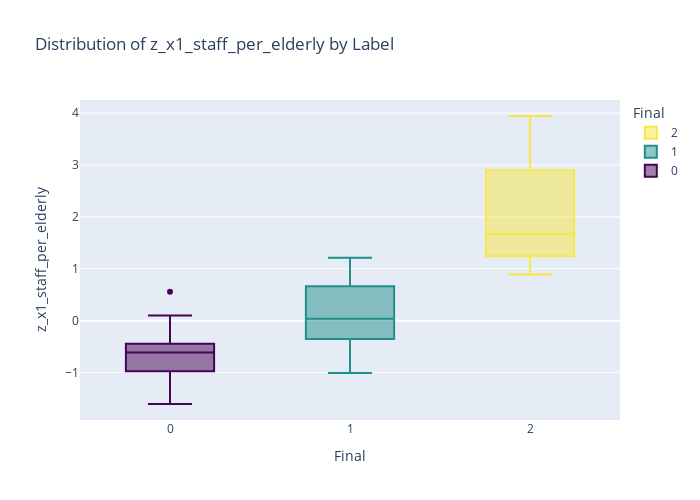
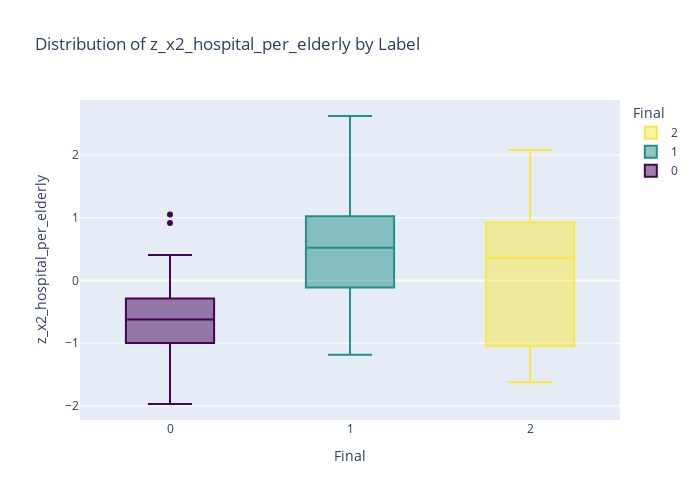
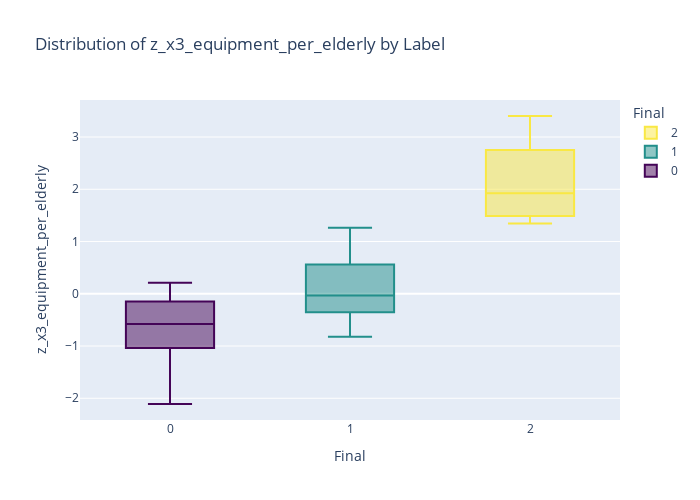
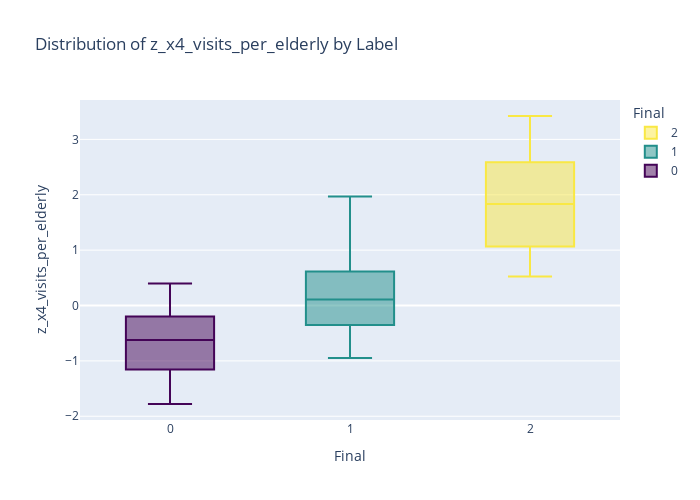

Write notebook code for charts like these, in order.
### Code cell
for f in features:
    fig = px.box(
        df_labeling,
        x="Final",
        y=f,
        color="Final",
        color_discrete_map=color_map,
        title=f"Distribution of {f} by Label"
    )
    fig.update_layout(height=500, width=700)
    fig.show()

### Figure 1 — Plotly figure (JSON) as saved in the notebook; plotly's stock layout.template omitted (floating-point values rounded to 4 significant figures)
{"data": [{"alignmentgroup": "True", "hovertemplate": "Final=%{x}<br>z_x1_staff_per_elderly=%{y}<extra></extra>", "legendgroup": "2", "marker": {"color": "#f9e844"}, "name": "2", "notched": false, "offsetgroup": "2", "orientation": "v", "showlegend": true, "type": "box", "x": [2, 2, 2, 2, 2, 2, 2, 2], "x0": " ", "xaxis": "x", "y": [3.945, 2.25, 1.82, 3.547, 1.532, 0.8909, 1.117, 1.37], "y0": " ", "yaxis": "y"}, {"alignmentgroup": "True", "hovertemplate": "Final=%{x}<br>z_x1_staff_per_elderly=%{y}<extra></extra>", "legendgroup": "1", "marker": {"color": "#228f8b"}, "name": "1", "notched": false, "offsetgroup": "1", "orientation": "v", "showlegend": true, "type": "box", "x": [1, 1, 1, 1, 1, 1, 1, 1, 1, 1, 1, 1, 1, 1, 1, 1, 1, 1, 1, 1, 1, 1, 1, 1, 1, 1, 1, 1, 1, 1, 1, 1, 1, 1, 1, 1, 1], "x0": " ", "xaxis": "x", "y": [0.5959, -0.6882, 0.9459, 0.0938, -0.08369, -1.01, 0.7918, -0.5706, 0.7463, 0.8296, 0.7307, 0.4465, -0.6845, 0.03828, 0.7386, -0.1267, -0.4851, 0.6397, 0.2647, 0.3985, -0.03314, 1.193, 1.214, 0.2971, 0.164, -0.5411, -0.2218, -0.3198, -0.347, -0.08747, -0.3893, 0.9375, 0.1929, -0.3642, -0.236, -0.1034, -0.3682], "y0": " ", "yaxis": "y"}, {"alignmentgroup": "True", "hovertemplate": "Final=%{x}<br>z_x1_staff_per_elderly=%{y}<extra></extra>", "legendgroup": "0", "marker": {"color": "#440457"}, "name": "0", "notched": false, "offsetgroup": "0", "orientation": "v", "showlegend": true, "type": "box", "x": [0, 0, 0, 0, 0, 0, 0, 0, 0, 0, 0, 0, 0, 0, 0, 0, 0, 0, 0, 0, 0, 0, 0, 0, 0, 0, 0, 0, 0, 0, 0, 0], "x0": " ", "xaxis": "x", "y": [-0.8409, -1.606, -0.5292, -0.4776, -0.518, -0.2788, -1.165, 0.1016, -0.459, -0.5569, -0.6798, -0.9705, 0.09447, -0.6383, -1.482, -0.4375, -1.171, -0.9749, -0.5453, -0.6532, -0.7218, 0.5553, -1.268, 0.007116, -0.4541, -0.2941, -1.399, -0.642, -0.5981, -0.6306, -1.556, -0.2824], "y0": " ", "yaxis": "y"}], "layout": {"boxmode": "overlay", "height": 500, "legend": {"title": {"text": "Final"}, "tracegroupgap": 0}, "title": {"text": "Distribution of z_x1_staff_per_elderly by Label"}, "width": 700, "xaxis": {"anchor": "y", "categoryarray": [2, 1, 0], "categoryorder": "array", "domain": [0, 1], "title": {"text": "Final"}}, "yaxis": {"anchor": "x", "domain": [0, 1], "title": {"text": "z_x1_staff_per_elderly"}}}}

### Figure 2 — Plotly figure (JSON) as saved in the notebook; plotly's stock layout.template omitted (floating-point values rounded to 4 significant figures)
{"data": [{"alignmentgroup": "True", "hovertemplate": "Final=%{x}<br>z_x2_hospital_per_elderly=%{y}<extra></extra>", "legendgroup": "2", "marker": {"color": "#f9e844"}, "name": "2", "notched": false, "offsetgroup": "2", "orientation": "v", "showlegend": true, "type": "box", "x": [2, 2, 2, 2, 2, 2, 2, 2], "x0": " ", "xaxis": "x", "y": [-1.609, 0.8744, -0.4748, 0.458, 2.081, -1.62, 0.9743, 0.2645], "y0": " ", "yaxis": "y"}, {"alignmentgroup": "True", "hovertemplate": "Final=%{x}<br>z_x2_hospital_per_elderly=%{y}<extra></extra>", "legendgroup": "1", "marker": {"color": "#228f8b"}, "name": "1", "notched": false, "offsetgroup": "1", "orientation": "v", "showlegend": true, "type": "box", "x": [1, 1, 1, 1, 1, 1, 1, 1, 1, 1, 1, 1, 1, 1, 1, 1, 1, 1, 1, 1, 1, 1, 1, 1, 1, 1, 1, 1, 1, 1, 1, 1, 1, 1, 1, 1, 1], "x0": " ", "xaxis": "x", "y": [1.437, 1.076, -0.328, -0.8874, 0.01813, 0.8768, 0.04841, 0.2216, -0.5835, 0.656, 0.5219, -0.8911, 0.5607, 0.8784, -1.183, -0.12, -0.1055, 0.5537, 2.33, 1.008, 1.879, -0.8934, 0.706, 0.05955, -1.158, 2.621, 0.1754, 1.841, 0.9276, 1.41, 0.5784, -0.1594, 0.4383, 1.369, -0.002979, 1.901, -0.1064], "y0": " ", "yaxis": "y"}, {"alignmentgroup": "True", "hovertemplate": "Final=%{x}<br>z_x2_hospital_per_elderly=%{y}<extra></extra>", "legendgroup": "0", "marker": {"color": "#440457"}, "name": "0", "notched": false, "offsetgroup": "0", "orientation": "v", "showlegend": true, "type": "box", "x": [0, 0, 0, 0, 0, 0, 0, 0, 0, 0, 0, 0, 0, 0, 0, 0, 0, 0, 0, 0, 0, 0, 0, 0, 0, 0, 0, 0, 0, 0, 0, 0], "x0": " ", "xaxis": "x", "y": [-1.18, -0.8271, -0.5599, -1.059, -0.4335, -0.09384, -0.5691, -1.475, -1.244, -0.8094, -0.4272, -0.5037, -0.6264, 0.07619, 0.1733, 1.05, -1.061, -1.022, 0.9161, -0.9707, -0.7698, 0.01873, -1.968, 0.4058, -0.591, -0.9314, -0.6173, -1.36, -0.5105, -0.6311, -0.8722, -0.1492], "y0": " ", "yaxis": "y"}], "layout": {"boxmode": "overlay", "height": 500, "legend": {"title": {"text": "Final"}, "tracegroupgap": 0}, "title": {"text": "Distribution of z_x2_hospital_per_elderly by Label"}, "width": 700, "xaxis": {"anchor": "y", "categoryarray": [2, 1, 0], "categoryorder": "array", "domain": [0, 1], "title": {"text": "Final"}}, "yaxis": {"anchor": "x", "domain": [0, 1], "title": {"text": "z_x2_hospital_per_elderly"}}}}

### Figure 3 — Plotly figure (JSON) as saved in the notebook; plotly's stock layout.template omitted (floating-point values rounded to 4 significant figures)
{"data": [{"alignmentgroup": "True", "hovertemplate": "Final=%{x}<br>z_x3_equipment_per_elderly=%{y}<extra></extra>", "legendgroup": "2", "marker": {"color": "#f9e844"}, "name": "2", "notched": false, "offsetgroup": "2", "orientation": "v", "showlegend": true, "type": "box", "x": [2, 2, 2, 2, 2, 2, 2, 2], "x0": " ", "xaxis": "x", "y": [3.218, 2.285, 2.052, 3.403, 1.344, 1.793, 1.523, 1.453], "y0": " ", "yaxis": "y"}, {"alignmentgroup": "True", "hovertemplate": "Final=%{x}<br>z_x3_equipment_per_elderly=%{y}<extra></extra>", "legendgroup": "1", "marker": {"color": "#228f8b"}, "name": "1", "notched": false, "offsetgroup": "1", "orientation": "v", "showlegend": true, "type": "box", "x": [1, 1, 1, 1, 1, 1, 1, 1, 1, 1, 1, 1, 1, 1, 1, 1, 1, 1, 1, 1, 1, 1, 1, 1, 1, 1, 1, 1, 1, 1, 1, 1, 1, 1, 1, 1, 1], "x0": " ", "xaxis": "x", "y": [0.8179, -0.6037, 0.5492, 0.4294, -0.3716, -0.5031, 1.265, -0.6947, 1.093, 0.6147, 1.117, 0.383, -0.4951, 0.5116, 0.3449, -0.2403, -0.3465, -0.3863, -0.2608, -0.02001, -0.3307, 0.8791, 0.5118, 0.5393, 0.6668, -0.4716, -0.8219, -0.03271, -0.1579, 0.1429, -0.1951, 0.5989, 0.6055, -0.3139, -0.1429, -0.7545, -0.1917], "y0": " ", "yaxis": "y"}, {"alignmentgroup": "True", "hovertemplate": "Final=%{x}<br>z_x3_equipment_per_elderly=%{y}<extra></extra>", "legendgroup": "0", "marker": {"color": "#440457"}, "name": "0", "notched": false, "offsetgroup": "0", "orientation": "v", "showlegend": true, "type": "box", "x": [0, 0, 0, 0, 0, 0, 0, 0, 0, 0, 0, 0, 0, 0, 0, 0, 0, 0, 0, 0, 0, 0, 0, 0, 0, 0, 0, 0, 0, 0, 0, 0], "x0": " ", "xaxis": "x", "y": [-0.5037, -2.11, -0.3569, -0.3532, -0.7511, -0.569, -1.0, 0.1045, 0.2129, -0.6618, -0.59, -1.192, -0.1611, -0.846, -1.617, -0.7766, -1.293, -1.073, -0.7608, -1.107, -0.2153, -0.0862, -0.7299, -0.07005, -0.06457, -0.06935, -1.548, -0.4281, -0.1356, -0.1322, -1.712, -0.208], "y0": " ", "yaxis": "y"}], "layout": {"boxmode": "overlay", "height": 500, "legend": {"title": {"text": "Final"}, "tracegroupgap": 0}, "title": {"text": "Distribution of z_x3_equipment_per_elderly by Label"}, "width": 700, "xaxis": {"anchor": "y", "categoryarray": [2, 1, 0], "categoryorder": "array", "domain": [0, 1], "title": {"text": "Final"}}, "yaxis": {"anchor": "x", "domain": [0, 1], "title": {"text": "z_x3_equipment_per_elderly"}}}}

### Figure 4 — Plotly figure (JSON) as saved in the notebook; plotly's stock layout.template omitted (floating-point values rounded to 4 significant figures)
{"data": [{"alignmentgroup": "True", "hovertemplate": "Final=%{x}<br>z_x4_visits_per_elderly=%{y}<extra></extra>", "legendgroup": "2", "marker": {"color": "#f9e844"}, "name": "2", "notched": false, "offsetgroup": "2", "orientation": "v", "showlegend": true, "type": "box", "x": [2, 2, 2, 2, 2, 2, 2, 2], "x0": " ", "xaxis": "x", "y": [2.064, 2.279, 1.332, 3.422, 0.5242, 2.898, 0.8029, 1.602], "y0": " ", "yaxis": "y"}, {"alignmentgroup": "True", "hovertemplate": "Final=%{x}<br>z_x4_visits_per_elderly=%{y}<extra></extra>", "legendgroup": "1", "marker": {"color": "#228f8b"}, "name": "1", "notched": false, "offsetgroup": "1", "orientation": "v", "showlegend": true, "type": "box", "x": [1, 1, 1, 1, 1, 1, 1, 1, 1, 1, 1, 1, 1, 1, 1, 1, 1, 1, 1, 1, 1, 1, 1, 1, 1, 1, 1, 1, 1, 1, 1, 1, 1, 1, 1, 1, 1], "x0": " ", "xaxis": "x", "y": [0.9973, -0.3566, 1.044, 0.3751, -0.2956, -0.947, 1.969, -0.872, 0.8577, 0.6511, 0.8453, -0.3194, -0.5915, 0.5273, -0.4754, 0.1091, -0.1088, 0.1997, 0.09823, 0.1633, -0.3519, 1.061, 1.208, 0.5996, 0.5549, -0.5797, -0.5365, -0.6923, 0.1995, 0.3132, 0.2636, 1.024, 0.05352, -0.009041, 0.04181, -0.5108, -0.09258], "y0": " ", "yaxis": "y"}, {"alignmentgroup": "True", "hovertemplate": "Final=%{x}<br>z_x4_visits_per_elderly=%{y}<extra></extra>", "legendgroup": "0", "marker": {"color": "#440457"}, "name": "0", "notched": false, "offsetgroup": "0", "orientation": "v", "showlegend": true, "type": "box", "x": [0, 0, 0, 0, 0, 0, 0, 0, 0, 0, 0, 0, 0, 0, 0, 0, 0, 0, 0, 0, 0, 0, 0, 0, 0, 0, 0, 0, 0, 0, 0, 0], "x0": " ", "xaxis": "x", "y": [-0.2642, -1.746, -0.1331, -0.4332, -0.6319, -0.4449, -1.143, 0.04337, 0.1027, -0.8268, -1.09, -0.8239, -0.4485, -1.239, -1.288, -0.7289, -1.276, -1.231, -0.5341, -1.049, -0.4447, -0.3453, -1.169, -0.6178, 0.276, -0.04677, -1.685, -0.8195, 0.1727, -0.0949, -1.779, 0.3979], "y0": " ", "yaxis": "y"}], "layout": {"boxmode": "overlay", "height": 500, "legend": {"title": {"text": "Final"}, "tracegroupgap": 0}, "title": {"text": "Distribution of z_x4_visits_per_elderly by Label"}, "width": 700, "xaxis": {"anchor": "y", "categoryarray": [2, 1, 0], "categoryorder": "array", "domain": [0, 1], "title": {"text": "Final"}}, "yaxis": {"anchor": "x", "domain": [0, 1], "title": {"text": "z_x4_visits_per_elderly"}}}}
